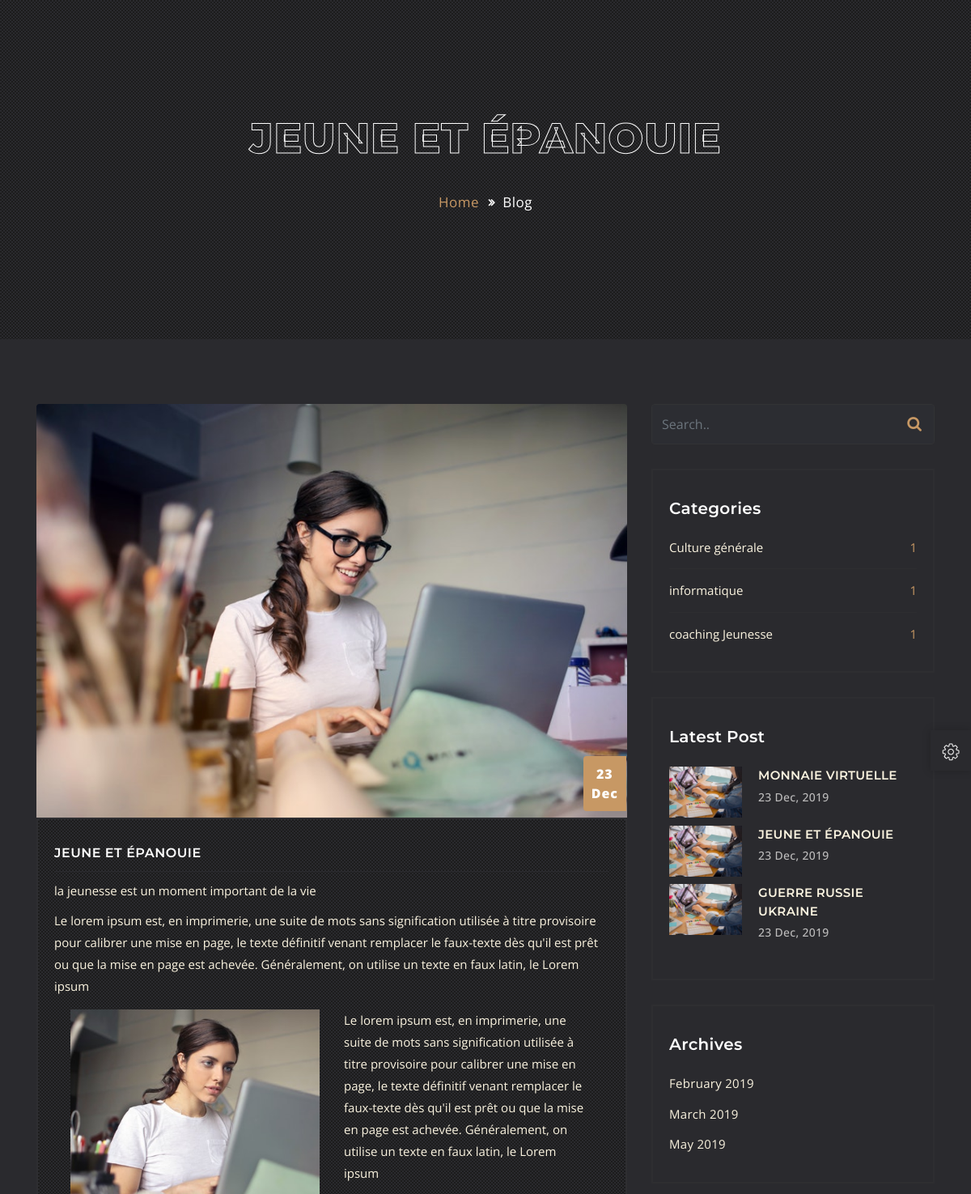
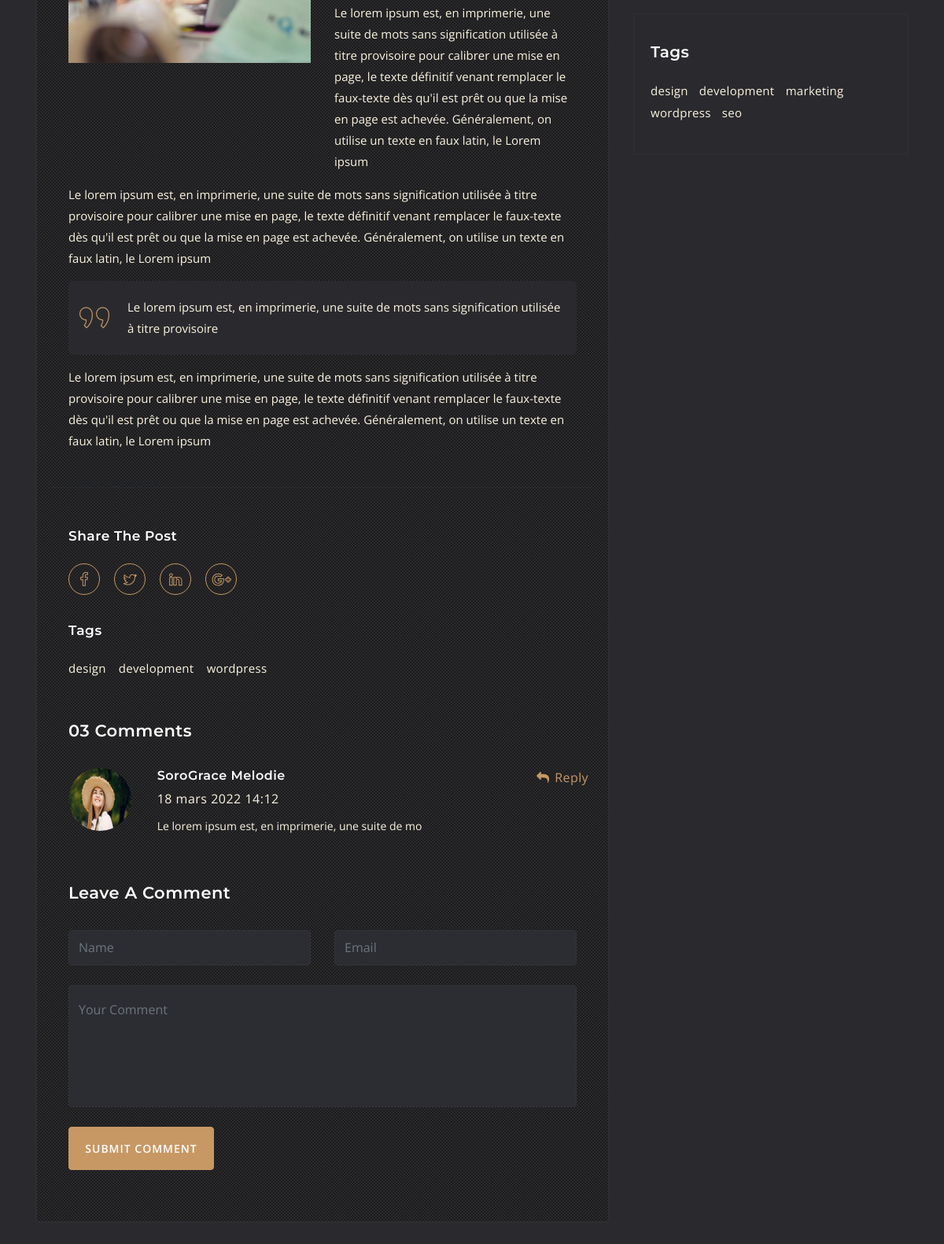
The page /blog/blog-detail/2 on the database its author committed (2 pictures, top to bottom).
### Blog/models.py (models this page shows, shortened)
class Article(models.Model):
    categorie = models.ForeignKey(CategorieArticle, on_delete=models.CASCADE, related_name="news")
    titre = models.CharField(max_length=50)
    image = models.CharField(max_length=50)
    description = models.CharField(max_length=200)
    section1 = models.CharField(max_length=300)
    image2 = models.CharField(max_length=50)
    section2 = models.CharField(max_length=300)
    section3 = models.CharField(max_length=300)
    accroche = models.CharField(max_length=100)
    status = models.BooleanField(default=True)
    slug = AutoSlugField(populate_from='titre')
    created = models.DateTimeField(auto_now_add=True)
    date_update = models.DateTimeField(auto_now=True)
    class Meta:
        verbose_name = 'Article'
        verbose_name_plural = 'Articles'
    @property
    def commentaires(self):
        return self.cmts.order_by("-created")

class Commentaire(models.Model):
    article = models.ForeignKey(Article, on_delete=models.CASCADE, related_name='cmts')
    nom = models.CharField(max_length=50)
    prenom = models.CharField(max_length=50)
    commentaire = models.CharField(max_length=50)
    FIELDNAME = models.DateField()
    status = models.BooleanField(default=True)
    created = models.DateTimeField(auto_now_add=True)
    date_update = models.DateTimeField(auto_now=True)
    class Meta:
        verbose_name = 'Commentaire'
        verbose_name_plural = 'Commentaires'

class CategorieArticle(models.Model):
    titre = models.CharField(max_length=50)
    status = models.BooleanField(default=True)
    created = models.DateTimeField(auto_now_add=True)
    date_update = models.DateTimeField(auto_now=True)
    class Meta:
        verbose_name = 'CategorieArticle'
        verbose_name_plural = 'CategorieArticles'
    @property
    def categoriearticles(self):
        return self.news.all().count()

### Blog/views.py (the view)
# urls.py: path('blog-detail/<int:pk>', views.ArticleDetail.as_view(), name='blog-detail')
class ArticleDetail(DetailView):
    model = Article
    template_name='blog-single.html'
    def get_context_data(self, **kwargs):
        context = super(ArticleDetail, self).get_context_data(**kwargs)
        context['categories'] = CategorieArticle.objects.all()
        context['state'] = 1
        context['articles'] = Article.objects.filter(status=True).order_by("-created")[:3]
        return context

### templates/blog-single.html
{% extends "components/base.html" %}
{% load static %}
{% block content %}
<div class="blog" id="blog">
	<div class="container">
		<div class="row">
			<div class="col-lg-8 col-sm-12">
				<div class="blog-single">
					<div class="post">
						<div class="post-img">
							<img src="{% static 'me/images/blog/1.jpg' %}" class="img-fluid" alt="">
						</div>
						<div class="post-content">
							<div class="post-title">
								<a href="#"><h4>{{object.titre}}</h4></a>
							</div>
							<div class="post-text">
								<p>{{object.description}}</p>
								<p>{{object.section1}}</p>
							</div>
							<div class="more-details">
								<div class="row">
									<div class="col-sm-6 col-xs-12">
										<div class="image">
											<img src="{% static 'me/images/blog/5.jpg' %}" class="img-fluid" alt="">
										</div>
									</div>
									<div class="col-sm-6 col-xs-12">
										<p>{{object.section2}}</p>
										<p>{{object.section3}}</p>
									</div>
								</div>
								<p>{{object.section3}}</p>
								<blockquote>
									<i class="flaticon-right-quote"></i>
									<p>{{object.accroche}}</p>
								</blockquote>
								<p>{{object.section3}}</p>
							</div>
							<ul class="post-info list-unstyled">
								<li class="pull-left">by: <span>Razan Smith</span></li>
							</ul>
							<div class="post-date"><span>23</span>Dec</div>
							<div class="post-footer">
								<div class="post-share">
									<h5>Share The Post</h5>
									<ul class="list-unstyled social-media">
										<li><a href="#"><i class="fa fa-facebook"></i></a></li>
										<li><a href="#"><i class="fa fa-twitter"></i></a></li>
										<li><a href="#"><i class="fa fa-linkedin"></i></a></li>
										<li><a href="#"><i class="fa fa-google-plus"></i></a></li>
									</ul>
								</div>
								<div class="post-tags">
									<h5>Tags</h5>
									<ul class="tags-list list-unstyled">
										<li>
											<a href="#">design</a>
										</li>
										<li>
											<a href="#">development</a>
										</li>
										<li>
											<a href="#">wordpress</a>
										</li>
									</ul>
								</div>
							</div>
							<div class="post-comments">
								<h3>03 Comments</h3>
								<div class="post-comment">
									<div class="row">
										{% for commentaire in object.commentaires %}
										<div class="col-sm-2">
											<div class="comment-image">
												<img src="{% static 'me/images/comments/1.jpg' %}" class="img-fluid" alt="">
											</div>
										</div>
										<div class="col-sm-10">
											<h4>{{commentaire.nom}}{{commentaire.prenom}}</h4>
											<span>{{commentaire.created}}</span>
											<a class="reply-btn" href="#"><i class="fa fa-reply"></i>Reply</a>
											<p>{{commentaire.commentaire}}</p>
										</div>
										{% endfor %}
									</div>
								</div>
							</div>
							<div class="post-form">
								<h3>Leave a Comment</h3>
								<form action="#" method="post">
									<div class="row">
										<div class="col-sm-6 col-xs-12">
											<div class="form-group">
												<input type="text" class="form-control" name="name" placeholder="Name" required>
											</div>
										</div>
										<div class="col-sm-6 col-xs-12">
											<div class="form-group">
												<input type="email" class="form-control" name="email" placeholder="Email" required>
											</div>
										</div>
										<div class="col-sm-12 col-xs-12">
											<div class="form-group">
												<textarea class="form-control" name="message" placeholder="Your Comment" required></textarea>
											</div>
										</div>
										<div class="col-sm-12 col-xs-12">
											<button class="main-btn" type="submit" name="comment">Submit Comment</button>
										</div>
									</div>
								</form>
							</div>
						</div>
					</div>
				</div>
			</div>
			<div class="col-lg-4 col-sm-12">
				<div class="blog-sidebar">
					<div class="sidebar-search">
						<form action="#" method="post">
							<div class="form-group">
								<input type="search" class="form-control" name="search-field" placeholder="Search.." required>
								<button class="search-btn" type="submit"><i class="fa fa-search"></i></button>
							</div>
						</form>
					</div>
					<div class="sidebar-categories">
						<h4>Categories</h4>
						<ul class="categories-list list-unstyled">
							{% for categorie in categories %}
							<li>
								<a href="#">{{categorie.titre}}<span>{{categorie.categoriearticles}}</span></a>
							</li>
							{% endfor %}
						</ul>
					</div>
					<div class="sidebar-posts">
						<h4>Latest Post</h4>
						{% for article in articles %}
						<div class="post-inner">
							<div class="post-image">
								<img class="img-fluid" src="{% static 'me/images/blog/2.jpg' %}" alt>
							</div>
							<div class="post-info">
								<h5><a href="#">{{article.titre}}</a></h5>
								<p>23 Dec, 2019</p>
							</div>
						</div>
						{% endfor %}
					</div>
					<div class="sidebar-archives">
						<h4>Archives</h4>
						<ul class="archives-list list-unstyled">
							<li>
								<a href="#">February 2019</a>
							</li>
							<li>
								<a href="#">March 2019</a>
							</li>
							<li>
								<a href="#">May 2019</a>
							</li>
						</ul>
					</div>
					<div class="sidebar-tags">
						<h4>Tags</h4>
						<ul class="tags-list list-unstyled">
							<li>
								<a href="#">design</a>
							</li>
							<li>
								<a href="#">development</a>
							</li>
							<li>
								<a href="#">marketing</a>
							</li>
							<li>
								<a href="#">wordpress</a>
							</li>
							<li>
								<a href="#">seo</a>
							</li>
						</ul>
					</div>
				</div>
			</div>
		</div>
	</div>
</div>
{% endblock content %}

### templates/components/base.html (shortened to what this page needs)
{% load static %}
<!DOCTYPE html>
<html lang="en">
<head>
        <link rel="stylesheet" href="{% static 'me/css/font-awesome.min.css' %}">
        <link rel="stylesheet" href="{% static 'me/fonts/flaticon.css' %}">
        <link rel="stylesheet" href="{% static 'me/css/bootstrap.min.css' %}">
        <link rel="stylesheet" href="{% static 'me/css/main.css' %}">
        <link rel="stylesheet" href="{% static 'me/css/inner-pages.css' %}">
        <link rel="stylesheet" href="{% static 'me/css/colors/gold_color.css' %}">
    </head>
    <body>
        <div class="switch-button"><i class="fa fa-cog fa-spin"></i></div>
        <div class="page-title" id="page-title">
				<div class="container">
				<div class="content">
                    {% if state == 0 %}
                    <h2>Blog Posts</h2>
                    {% else %}
                    <h2>{{object.titre}}</h2>
                    {% endif %}
					<ul class="list-unstyled">
						<li><a href="{% url 'index' %}">Home</a></li>
						<li>Blog</li>
					</ul>
				</div>
			</div>
        </div>
            {% block content %}
            {% endblock content %}
    </body>
</html>

### Me/static/me/css/main.css (style rules this page uses)
* { -webkit-transition: all .4s ease-in-out; -moz-transition: all .4s ease-in-out; -o-transition: all .4s ease-in-out; -ms-transition: all .4s ease-in-out; transition: all .4s ease-in-out; }
*, *:after, *:before { -webkit-box-sizing: border-box; -moz-box-sizing: border-box; box-sizing: border-box; }
body { font-family: 'Open Sans', sans-serif; background-color: #141415; overflow-x: hidden; }
h1, h2, h3, h4, h5, h6 { font-family: 'Montserrat', sans-serif; margin: 0; padding: 0; }
a, a:hover, a:focus, a:active { color: #fff; text-decoration: none; }
h2 { font-size: 50px; font-weight: 600; }
h3 { font-size: 30px; font-weight: 600; }
h4 { font-size: 18px; font-weight: 400; }
h5 { font-size: 16px; font-weight: 400; }
.main-btn { position: relative; display: inline-block; min-width: 155px; color: #fff; padding: 16px 0; font-size: 14px; font-weight: 600; text-transform: uppercase; letter-spacing: 1px; text-align: center; background-color: #c79864; border: 1px solid #c79864; border-radius: 4px; outline: none; -webkit-transition: all .4s ease-in-out; -moz-transition: all .4s ease-in-out; -o-transition: all .4s ease-in-out; -ms-transition: all .4s ease-in-out; transition: all .4s ease-in-out; }
.switch-button { position: fixed; top: 29%; right: 0; width: 50px; height: 50px; line-height: 58px; text-align: center; z-index: 99999; background: #2a2a2e; color: transparent; -webkit-text-stroke: 1px #fff; cursor: pointer; box-shadow: 0 0 10px rgba(0, 0, 0, .2); -webkit-transition: all .6s ease-in-out; -moz-transition: all .6s ease-in-out; -o-transition: all .6s ease-in-out; -ms-transition: all .6s ease-in-out; transition: all .6s ease-in-out; }
.switch-button i { font-size: 23px; }
.blog { padding-top: 60px; padding-bottom: 60px; }
.blog .post { border-radius: 4px; overflow: hidden; margin-bottom: 30px; }
.blog .post-img { overflow: hidden; }
.blog .post .post-content { position: relative; padding: 30px 20px; background: url('../images/bg-over.png') repeat #2a2a2e; border: 2px solid #2e2e31; border-radius: 4px; }
.blog .post .post-content .post-title h4 { color: #fff; font-size: 16px; font-weight: 600; line-height: 1.5; letter-spacing: .5px; margin: 0 0 5px; text-transform: uppercase; }
.blog .post .post-content .post-text p { line-height: 1.8; font-weight: 400; color: #fbf4e0; font-size: 15px; margin-top: 10px; margin-bottom: 0; padding-top: 10px; border-top: 1px solid #2a2a2e; }
.blog .post .post-content .post-date { position: absolute; top: -78px; right: -1px; padding: 10px; text-align: center; background-color: #c79864; border-radius: 4px 0 0 4px; letter-spacing: 1px; color: #fff; font-weight: 800; }
.blog .post .post-content .post-date span { display: block; }

### Me/static/me/css/colors/gold_color.css (style rules this page uses)
.main-title h2:after, .vertical-nav .logo, .vertical-nav .toggle-menu .bar, .about-me .about-info h3:before, .skills .progress-container .progress .progress-bar, .portfolio .portfolio-content .item .overlay .item-category span:before, .blog .post .post-content .post-date, .blog .post .post-content .post-more:hover { background-color: #c79864; }
.main-btn:hover, .vertical-nav .copyright a, .vertical-nav .copyright i, .home .home-intro .social-icons li a:hover .services .service .service-icon i:before, .resume .resume-item h5, .portfolio .list-filter li.active, .blog .post .post-content .post-title h4:hover, .contact .contact-box .icon-box i:before, .page-title .content ul li a, .blog .post .post-content .more-details blockquote i, .blog .post .post-content .post-footer .post-share ul li a:hover, .blog .post .post-content .post-footer .post-tags ul li a:hover, .blog .post .post-content .post-comment .reply-btn, .blog .blog-sidebar .sidebar-search .search-btn, .blog .blog-sidebar .categories-list li a span, .blog .blog-sidebar .categories-list li a:hover, .blog .blog-sidebar .sidebar-posts .post-info h5 a:hover, .blog .blog-sidebar .archives-list li a:hover, .blog .blog-sidebar .tags-list li a:hover { color: #c79864; }
.main-btn { background-color: #c79864; border: 1px solid #c79864; }
.home .home-intro .social-icons li a, .blog .post .post-content .post-footer .post-share ul li a { border: 1px solid #c79864; -webkit-text-stroke: 1px #c79864; }

### rows shown on the page
Article: titre "JEUNE ET ÉPANOUIE", description "la jeunesse est un moment important de la vie", section1 "Le lorem ipsum est, en imprimerie, une suite de mots sans signification utilisée à titre provisoire pour calibrer une mise en page, le texte définitif venant remplacer le faux-texte dès qu'il est prêt ou que la mise en page est achevée. Généralement, on utilise un texte en faux latin, le Lorem ipsum", section2 "Le lorem ipsum est, en imprimerie, une suite de mots sans signification utilisée à titre provisoire pour calibrer une mise en page, le texte définitif venant remplacer le faux-texte dès qu'il est prêt ou que la mise en page est achevée. Généralement, on utilise un texte en faux latin, le Lorem ipsum", section3 "Le lorem ipsum est, en imprimerie, une suite de mots sans signification utilisée à titre provisoire pour calibrer une mise en page, le texte définitif venant remplacer le faux-texte dès qu'il est prêt ou que la mise en page est achevée. Généralement, on utilise un texte en faux latin, le Lorem ipsum", accroche "Le lorem ipsum est, en imprimerie, une suite de mots sans signification utilisée à titre provisoire"
Commentaire: nom "Soro", prenom "Grace Melodie", created "18 mars 2022 14:12", commentaire "Le lorem ipsum est, en imprimerie, une suite de mo"
CategorieArticle: titre "Culture générale", categoriearticles "1"
CategorieArticle: titre "informatique", categoriearticles "1"
CategorieArticle: titre "coaching Jeunesse", categoriearticles "1"
Article: titre "MONNAIE VIRTUELLE"
Article: titre "GUERRE RUSSIE UKRAINE"
